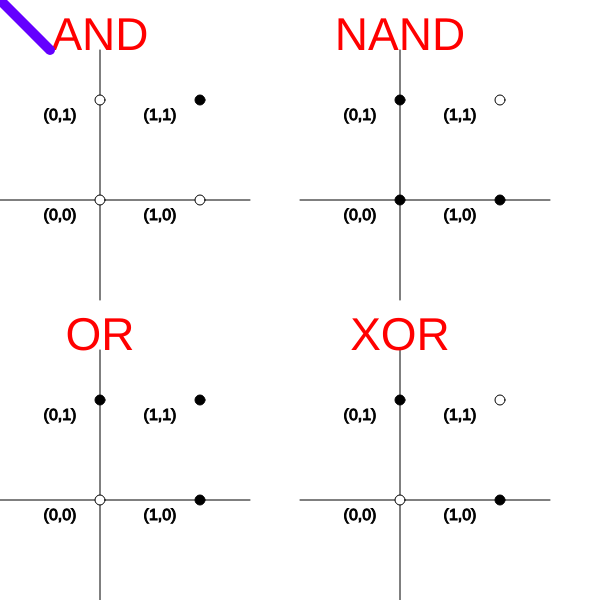
Frame 1 (no input)
Frame 60 (no input): identical to frame 1, image omitted
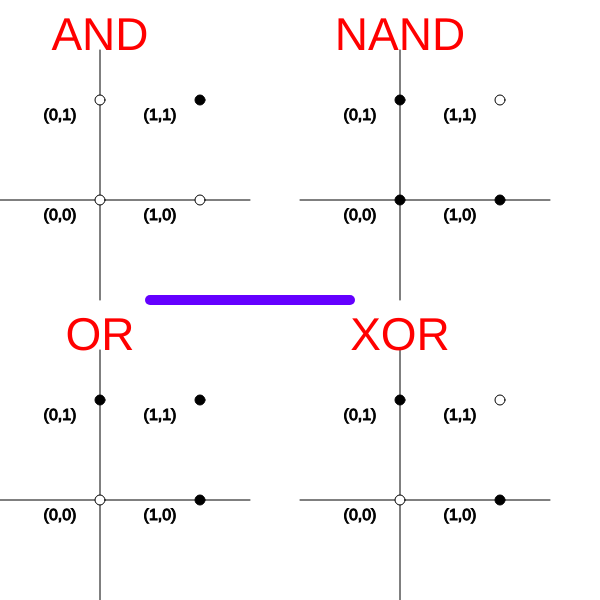
Frame 120 (the mouse pressed at the canvas centre since frame 60)

The p5.js sketch that drew these frames (run headless with seeded random() and noise() and a simulated clock; from frame 60 on, the mouse is pressed at the canvas centre):

// p5.js sketch
// ── sketch.js
let mouseClick = 0;

function setup() {
  createCanvas(600, 600);
}

function draw() {
  background(255);
  //AND 그래프
  translate(100,200);
  stroke(0);
  xyLine('AND');
  dot(0,0,'AND');
  dot(0,1,'AND');
  dot(1,0,'AND');
  dot(1,1,'AND');
  //NAND 그래프
  translate(300,0);
  xyLine('NAND');
  dot(0,0,'NAND');
  dot(0,1,'NAND');
  dot(1,0,'NAND');
  dot(1,1,'NAND');
  //XOR 그래프  
  translate(0,300);
  xyLine('XOR');
  dot(0,0,'XOR');
  dot(0,1,'XOR');
  dot(1,0,'XOR');
  dot(1,1,'XOR');
  //OR 그래프
  translate(-300,0);
  xyLine('OR');
  dot(0,0,'OR');
  dot(0,1,'OR');
  dot(1,0,'OR');
  dot(1,1,'OR');
  liner();
}

function xyLine(logic){
  stroke(0);
  line(-100,0,150,0);
  line(0,-150,0,100);
  textSize(46);
  noStroke();
  fill(255,0,0);
  textAlign(CENTER);
  text(logic,0,- 150);
  textSize(16);
  stroke(1);
}


function liner(){
  translate(-100,-500);
  strokeWeight(10);
  stroke(100,0,255);
  if(mouseClick==0){
    line(mouseX-150,mouseY-150,mouseX+50,mouseY+50);
  }else if(mouseClick==1){
    line(mouseX-150,mouseY,mouseX+50,mouseY);
  }else if(mouseClick==2){  
    line(mouseX,mouseY-150,mouseX,mouseY+50);    
  }else{
    line(mouseX+150,mouseY-150,mouseX-50,mouseY+50);
  }
  strokeWeight(1);
}


function mousePressed(){
  if(mouseClick>3){
    mouseClick=0;
  }else{
    mouseClick++;   
  }
}


function dot(x,y,logic){
  let value;
  fill(0);
  text('('+x+','+y+')',x*100-40,y*-100+20);
  if(logic == 'AND'){
    value = AND(x,y);
  }else if(logic == 'NAND'){
    value = NAND(x,y);    
  }else if(logic == 'OR'){
    value = OR(x,y);    
  }else{
    value = XOR(x,y);
  }
  if(value){
    fill(0);
  }else{
    fill(255);
  }
  circle(x*100,y*-100,10);
}
  
function AND(x,y){
  if(x&&y){
    return 1;
  }else{
    return 0;
  }
}

function NAND(x,y){
  if(!(x&&y)){
    return 1;
  }else{
    return 0;
  }
}

function OR(x,y){
  if(x||y){
    return 1;
  }else{
    return 0;
  }
}

function XOR(x,y){
  if(x+y==0 || x+y==2){
    return 0;
  }else{
    return 1;
  }
}
